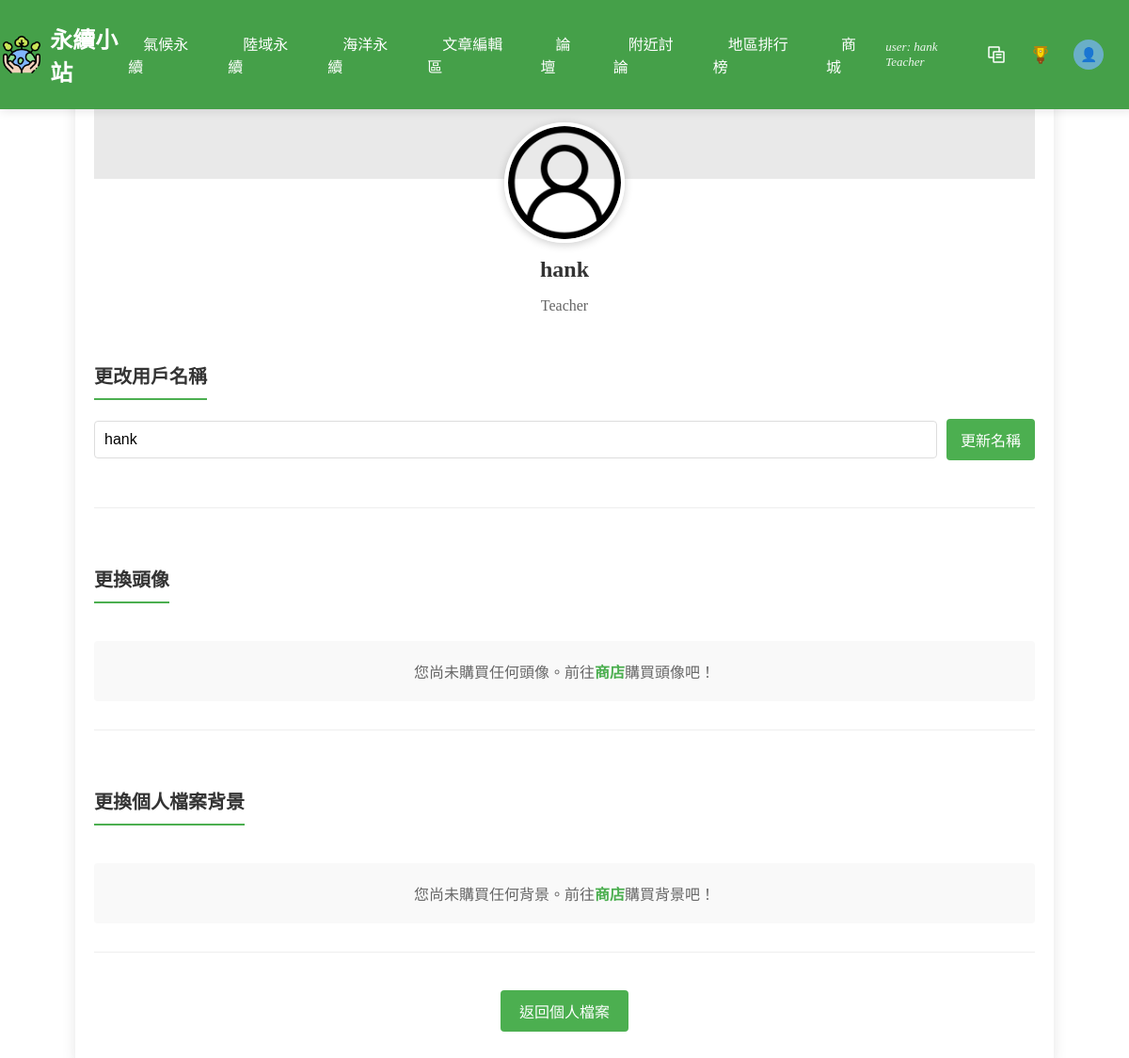
/php/profile_customize.php (signed in), run on the app's committed database.
### tables this page shows
CREATE TABLE `user` (
  `UserID` int(11) NOT NULL COMMENT '使用者編號 (PK)',
  `Username` varchar(50) DEFAULT NULL COMMENT '使用者名稱',
  `Email` varchar(100) NOT NULL COMMENT '電子郵件',
  `Password` varchar(255) NOT NULL COMMENT '密碼 (加密儲存)',
  `JoinDate` datetime DEFAULT current_timestamp() COMMENT '註冊時間',
  `Status` enum('Student','Teacher','Admin') NOT NULL DEFAULT 'Student' COMMENT '使用者身份',
  `Region` varchar(20) DEFAULT NULL COMMENT '地區/縣市（用於地區排行榜）',
  `reset_token` varchar(255) DEFAULT NULL,
  `token_expire` datetime DEFAULT NULL,
  `AvatarURL` varchar(255) DEFAULT NULL,
  `BackgroundURL` varchar(255) DEFAULT NULL
);

### php/profile_customize.php (the view, shortened to what this page needs)
<?php
$servername = "localhost";
$db_username = "root";
$db_password = "";
$dbname = "sustain";
$conn = new mysqli($servername, $db_username, $db_password, $dbname);
$conn->set_charset("utf8mb4");
$username = $_SESSION['username'];
$sql = "SELECT * FROM user WHERE Username='$username'";
$result = $conn->query($sql);
if ($result->num_rows > 0) {
    $user = $result->fetch_assoc();
}
$avatars = [];
$backgrounds = [];
$current_avatar = $user['AvatarURL'] ?? '../img/user.png';
$current_background = $user['BackgroundURL'] ?? '';
?>
<!DOCTYPE html>
<html lang="zh-TW">
<head>
    <link rel="stylesheet" href="../css/user_cust.css">
    <link rel="stylesheet" href="../css/nav3.css">
</head>
<body>
    <header>
        <?php include "nav.php"; ?>
    </header>
    <div class="customize-container">
        <div class="profile-header">
            <img src="../<?php echo htmlspecialchars($current_avatar); ?>" alt="用戶頭像" class="profile-avatar">
            <h2 class="profile-name"><?php echo htmlspecialchars($user['Username']); ?></h2>
            <p class="profile-status"><?php echo htmlspecialchars($user['Status']); ?></p>
        </div>
        <div class="customize-section">
            <h3 class="section-title">更改用戶名稱</h3>
            <form method="post" action="" class="username-form">
                <input type="text" name="new_username" placeholder="輸入新的用戶名稱" value="<?php echo htmlspecialchars($user['Username']); ?>">
                <button type="submit" name="update_username">更新名稱</button>
            </form>
        </div>
        <div class="customize-section">
            <h3 class="section-title">更換頭像</h3>
            <?php if (!empty($avatars)): ?>
                <form method="post" action="">
                    <div class="items-grid">
                        <?php foreach ($avatars as $avatar): ?>
                        <div class="item-card <?php echo ($current_avatar === $avatar['ImageURL']) ? 'selected' : ''; ?>" onclick="selectAvatar(<?php echo $avatar['ItemID']; ?>, event)">
                            <img src="../<?php echo htmlspecialchars($avatar['ImageURL']); ?>" alt="<?php echo htmlspecialchars($avatar['Name']); ?>" class="item-image">
                            <div class="item-name"><?php echo htmlspecialchars($avatar['Name']); ?></div>
                        </div>
                        <?php endforeach; ?>
                    </div>
                    <div style="display: flex; justify-content: center; gap: 20px; margin-top: 20px;">
                        <input type="hidden" name="avatar_id" id="selected_avatar_id" value="">
                        <button type="submit" name="update_avatar" class="update-button">更新頭像</button>
                        <button type="submit" name="reset_avatar" class="reset-button">使用預設頭像</button>
                    </div>
                </form>
            <?php else: ?>
                <div class="no-items-message">
                    您尚未購買任何頭像。前往<a href="shop.php" class="shop-link">商店</a>購買頭像吧！
                </div>
            <?php endif; ?>
        </div>
        <div class="customize-section">
            <h3 class="section-title">更換個人檔案背景</h3>
            <?php if (!empty($backgrounds)): ?>
                <form method="post" action="">
                    <div class="items-grid">
                        <?php foreach ($backgrounds as $background): ?>
                        <div class="item-card <?php echo ($current_background === $background['ImageURL']) ? 'selected' : ''; ?>" onclick="selectBackground(<?php echo $background['ItemID']; ?>, event)">
                            <img src="../<?php echo htmlspecialchars($background['ImageURL']); ?>" alt="<?php echo htmlspecialchars($background['Name']); ?>" class="item-image">
                            <div class="item-name"><?php echo htmlspecialchars($background['Name']); ?></div>
                        </div>
                        <?php endforeach; ?>
                    </div>
                    <div style="display: flex; justify-content: center; gap: 20px; margin-top: 20px;">
                        <input type="hidden" name="background_id" id="selected_background_id" value="">
                        <button type="submit" name="update_background" class="update-button">更新背景</button>
                        <button type="submit" name="reset_background" class="reset-button">使用預設背景</button>
                    </div>
                </form>
            <?php else: ?>
                <div class="no-items-message">
                    您尚未購買任何背景。前往<a href="shop.php" class="shop-link">商店</a>購買背景吧！
                </div>
            <?php endif; ?>
        </div>
        <a href="user.php" class="back-button">返回個人檔案</a>
    </div>
</body>
</html>

### css/user_cust.css (style rules this page uses)
.customize-container { max-width: 1000px; margin: 20px auto; padding: 20px; background-color: #fff; border-radius: 10px; box-shadow: 0 0 15px rgba(0, 0, 0, 0.1); position: relative; overflow: hidden; }
.profile-header { text-align: center; margin-bottom: 30px; padding-top: 150px; position: relative; }
.profile-avatar { width: 120px; height: 120px; border-radius: 50%; border: 4px solid white; box-shadow: 0 2px 10px rgba(0, 0, 0, 0.2); margin: 0 auto; display: block; position: relative; z-index: 2; margin-top: -60px; object-fit: cover; }
.profile-name { font-size: 24px; margin: 15px 0 5px; color: #333; }
.profile-status { color: #666; margin-bottom: 20px; }
.customize-section { margin-bottom: 40px; border-bottom: 1px solid #eee; padding-bottom: 30px; }
.section-title { font-size: 20px; color: #333; margin-bottom: 20px; padding-bottom: 10px; border-bottom: 2px solid #4CAF50; display: inline-block; }
.username-form { display: flex; align-items: center; margin-bottom: 20px; }
.username-form input[type="text"] { flex: 1; padding: 10px; border: 1px solid #ddd; border-radius: 4px; font-size: 16px; margin-right: 10px; }
.username-form button { background-color: #4CAF50; color: white; border: none; padding: 10px 15px; border-radius: 4px; cursor: pointer; font-size: 16px; transition: background-color 0.3s; }
.no-items-message { text-align: center; padding: 20px; background-color: #f9f9f9; border-radius: 4px; color: #666; margin-top: 20px; }
.shop-link { color: #4CAF50; text-decoration: none; font-weight: bold; }
.back-button { background-color: #4CAF50; color: white; border: none; padding: 10px 20px; border-radius: 4px; cursor: pointer; font-size: 16px; transition: background-color 0.3s; display: block; margin: 20px auto; text-decoration: none; text-align: center; width: fit-content; }

### css/nav3.css (style rules this page uses)
body, html { margin: 0; padding: 0; height: 100%; }

### data on the page
user: Username "hank", Status "Teacher", new_username "hank"

### other printed values
$_SESSION['username'] "hank"
$_SESSION['role'] "Teacher"
